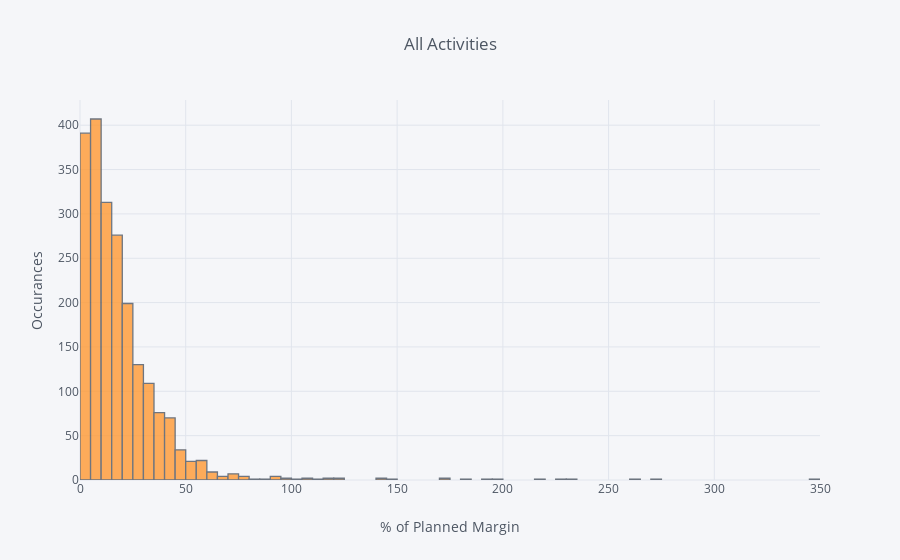

Source (notebook cell):
### Code cell
# amountUnusedTimeArr.keys()
df_amountUnusedTime = pd.DataFrame(columns = amountUnusedTimeArr.keys())
for column in amountUnusedTimeArr.keys():
    df_amountUnusedTime[column] = pd.Series(amountUnusedTimeArr[column])


# gapminder = px.data.gapminder()
# gapminder2019 = df_amountUnusedTime.query("a")
# gapminder2019
# px.scatter(df_amountUnusedTime, x="all", y="drive")
df_amountUnusedTime['all'].iplot(kind='hist', xTitle='% of Planned Margin',
                  yTitle='Occurances', title='All Activities')

### Figure 1 — Plotly figure (JSON) as saved in the notebook; plotly's stock layout.template omitted (floating-point values rounded to 4 significant figures; data arrays with more than 128 entries replaced by an {"elided": "..."} marker saying what was removed)
{"data": [{"histfunc": "count", "histnorm": "", "marker": {"color": "rgba(255, 153, 51, 1.0)", "line": {"color": "#4D5663", "width": 1.3}}, "name": "all", "opacity": 0.8, "orientation": "v", "type": "histogram", "uid": "30bd512e-5717-4f5e-92bb-e9c6af0d8825", "x": {"elided": "2102 float values"}}], "layout": {"barmode": "overlay", "legend": {"bgcolor": "#F5F6F9", "font": {"color": "#4D5663"}}, "paper_bgcolor": "#F5F6F9", "plot_bgcolor": "#F5F6F9", "title": {"font": {"color": "#4D5663"}, "text": "All Activities"}, "xaxis": {"gridcolor": "#E1E5ED", "showgrid": true, "tickfont": {"color": "#4D5663"}, "title": {"font": {"color": "#4D5663"}, "text": "% of Planned Margin"}, "zerolinecolor": "#E1E5ED"}, "yaxis": {"gridcolor": "#E1E5ED", "showgrid": true, "tickfont": {"color": "#4D5663"}, "title": {"font": {"color": "#4D5663"}, "text": "Occurances"}, "zerolinecolor": "#E1E5ED"}}}
